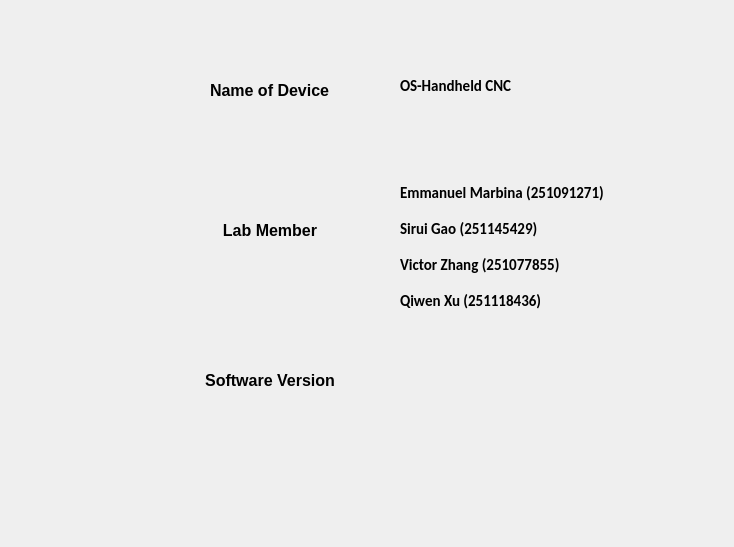
<?xml version="1.0" encoding="UTF-8"?>
<ui version="4.0">
 <class>Dialog</class>
 <widget class="QDialog" name="Dialog">
  <property name="geometry">
   <rect>
    <x>0</x>
    <y>0</y>
    <width>734</width>
    <height>547</height>
   </rect>
  </property>
  <property name="windowTitle">
   <string>CNC_UI</string>
  </property>
  <widget class="QLabel" name="label">
   <property name="geometry">
    <rect>
     <x>210</x>
     <y>70</y>
     <width>200</width>
     <height>41</height>
    </rect>
   </property>
   <property name="font">
    <font>
     <family>Arial</family>
     <pointsize>12</pointsize>
     <weight>75</weight>
     <bold>true</bold>
    </font>
   </property>
   <property name="text">
    <string>Name of Device</string>
   </property>
   <property name="alignment">
    <set>Qt::AlignLeading|Qt::AlignLeft|Qt::AlignVCenter</set>
   </property>
  </widget>
  <widget class="QLabel" name="label_2">
   <property name="geometry">
    <rect>
     <x>170</x>
     <y>210</y>
     <width>200</width>
     <height>41</height>
    </rect>
   </property>
   <property name="font">
    <font>
     <family>Arial</family>
     <pointsize>12</pointsize>
     <weight>75</weight>
     <bold>true</bold>
    </font>
   </property>
   <property name="text">
    <string>Lab Member</string>
   </property>
   <property name="alignment">
    <set>Qt::AlignCenter</set>
   </property>
  </widget>
  <widget class="QLabel" name="label_3">
   <property name="geometry">
    <rect>
     <x>170</x>
     <y>360</y>
     <width>200</width>
     <height>41</height>
    </rect>
   </property>
   <property name="font">
    <font>
     <family>Arial</family>
     <pointsize>12</pointsize>
     <weight>75</weight>
     <bold>true</bold>
    </font>
   </property>
   <property name="text">
    <string>Software Version</string>
   </property>
   <property name="alignment">
    <set>Qt::AlignCenter</set>
   </property>
  </widget>
  <widget class="QLabel" name="label_4">
   <property name="geometry">
    <rect>
     <x>400</x>
     <y>180</y>
     <width>211</width>
     <height>151</height>
    </rect>
   </property>
   <property name="font">
    <font>
     <family>Calibri</family>
     <pointsize>11</pointsize>
     <weight>75</weight>
     <italic>false</italic>
     <bold>true</bold>
    </font>
   </property>
   <property name="text">
    <string>Emmanuel Marbina (251091271)

Sirui Gao (251145429)

Victor Zhang (251077855)

Qiwen Xu (251118436)
</string>
   </property>
  </widget>
  <widget class="QLabel" name="label_5">
   <property name="geometry">
    <rect>
     <x>400</x>
     <y>70</y>
     <width>141</width>
     <height>31</height>
    </rect>
   </property>
   <property name="font">
    <font>
     <family>Calibri</family>
     <pointsize>11</pointsize>
     <weight>75</weight>
     <bold>true</bold>
    </font>
   </property>
   <property name="text">
    <string>OS-Handheld CNC</string>
   </property>
  </widget>
 </widget>
 <resources/>
 <connections/>
</ui>
